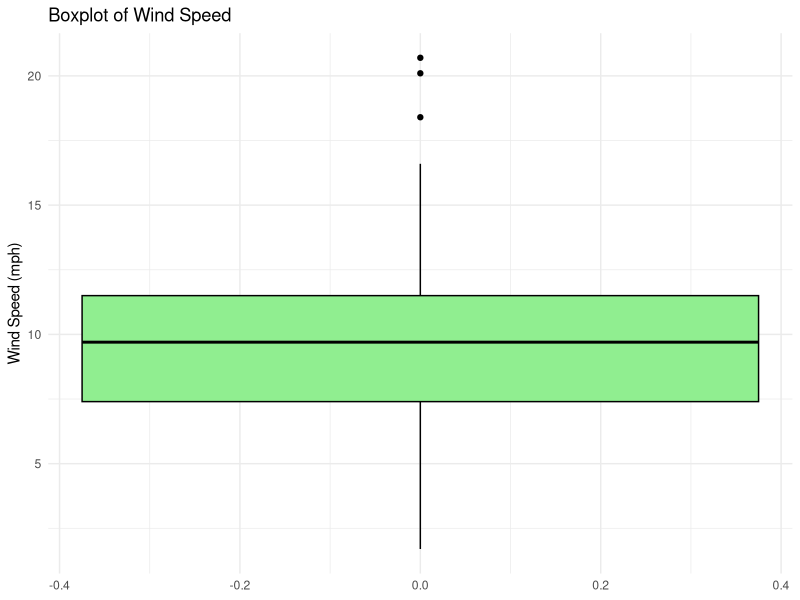
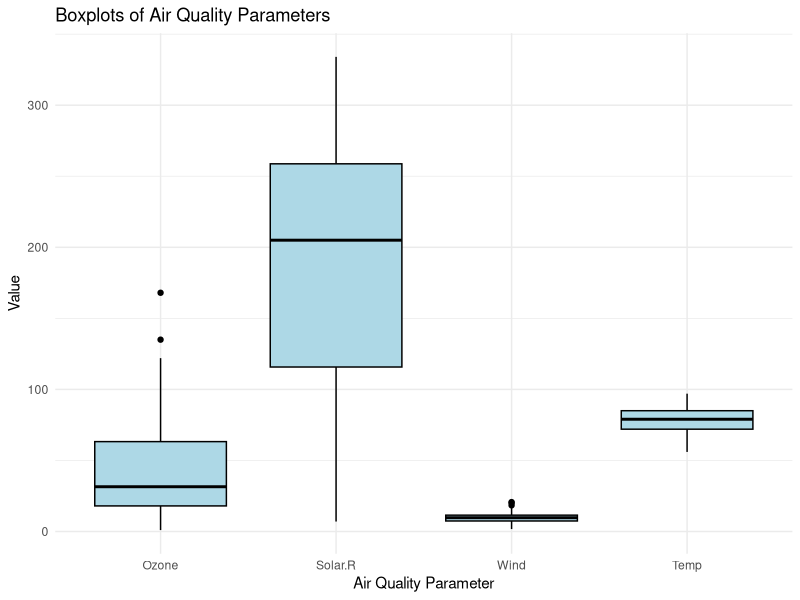

Here is the R script that generated these plots, in order:
# Load necessary library
library(ggplot2)
library(reshape2)
# Create a boxplot for Wind speed
p <- ggplot(airquality, aes(y = Wind)) +
  geom_boxplot(fill = "lightgreen", color = "black") +
  labs(title = "Boxplot of Wind Speed",
       y = "Wind Speed (mph)") +
  theme_minimal()

# Print the plot
print(p)


# Reshape the airquality dataset to long format
airquality_long <- melt(airquality[, c("Ozone", "Solar.R", "Wind", "Temp")], 
                        variable.name = "Parameter", 
                        value.name = "Value")

# Create multiple boxplots for all air quality parameters
p_multiple <- ggplot(airquality_long, aes(x = Parameter, y = Value)) +
  geom_boxplot(fill = "lightblue", color = "black") +
  labs(title = "Boxplots of Air Quality Parameters",
       x = "Air Quality Parameter",
       y = "Value") +
  theme_minimal()


# Print the multiple boxplots
print(p_multiple)